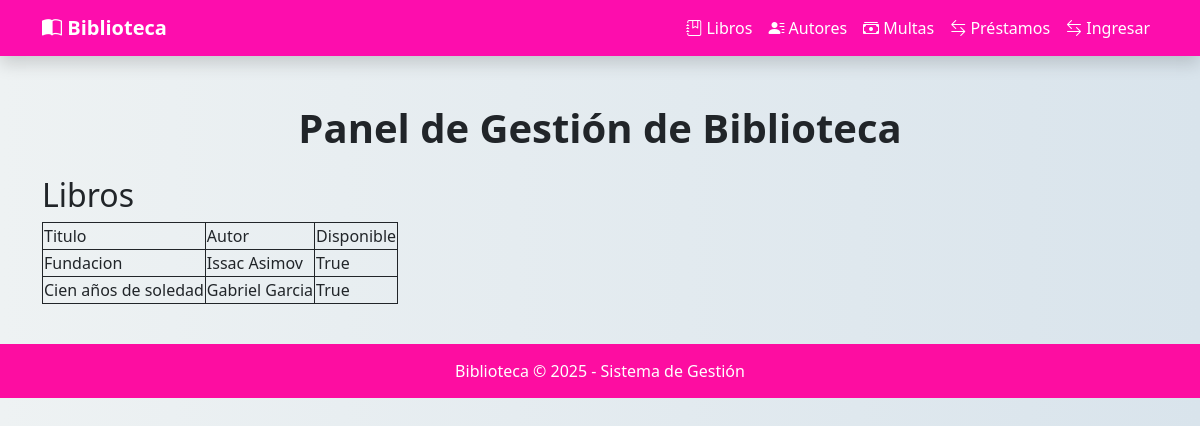
The app's page /libros/ with its own data.
### gestion/models.py (models this page shows, shortened)
class Libro(models.Model):
    titulo = models.CharField(max_length=20)
    autor = models.ForeignKey(Autor,related_name="libros", on_delete=models.PROTECT)
    disponible = models.BooleanField(default=True)

class Autor(models.Model):
    nombre = models.CharField(max_length=150)
    apellido = models.CharField(max_length=50)
    bibliografia = models.CharField(max_length=200,blank=True, null=True)
    def __str__(self):
        return f"{self.nombre} {self.apellido}"

### gestion/views.py (the view)
# urls.py: path('libros/', lista_libros, name="lista_libros"),
def lista_libros(request):
    libros = Libro.objects.all()
    return render(request, 'gestion/templates/libros.html', {'libros': libros} )

### gestion/templates/libros.html
{% extends "index.html" %}
{% block contenido %}
<h2> Libros </h2>
    <table style="border: 1px solid">
        <tr style="border: 1px solid">
            <td  style="border: 1px solid">Titulo</td>
            <td  style="border: 1px solid">Autor</td>
            <td  style="border: 1px solid">Disponible</td>
        </tr>
        {% for libro in libros %}
        <tr  style="border: 1px solid">
            <td  style="border: 1px solid">
                {{ libro.titulo }}
            </td>
            <td  style="border: 1px solid">
                {{ libro.autor }}
            </td>
            <td  style="border: 1px solid">
                {{ libro.disponible}}
            </td>
            </tr>
        {% endfor %}
    </table>
{% endblock %}

### gestion/templates/index.html (style rules this page uses)
body { background: linear-gradient(to right, #eef2f3, #d9e4ec); }

### records on screen
Libro: titulo "Fundacion", autor "Issac Asimov", disponible "True"
Libro: titulo "Cien años de soledad", autor "Gabriel Garcia", disponible "True"
